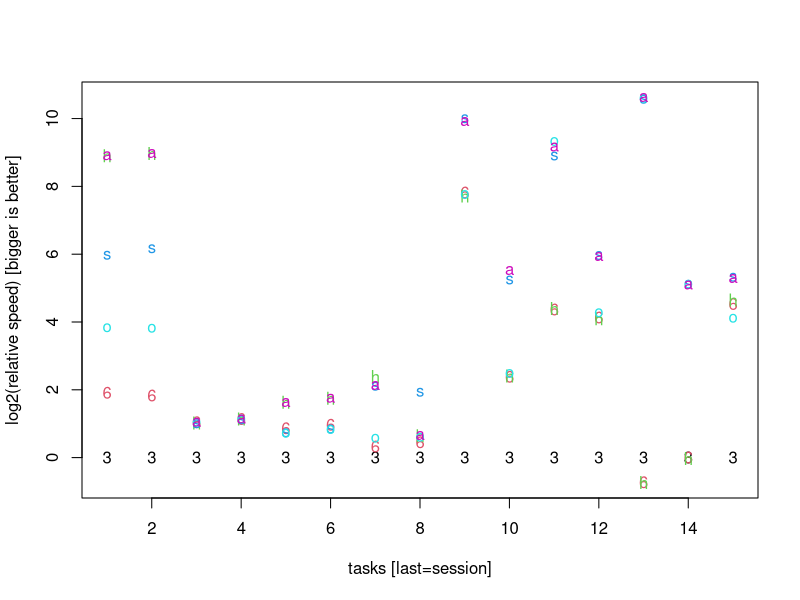
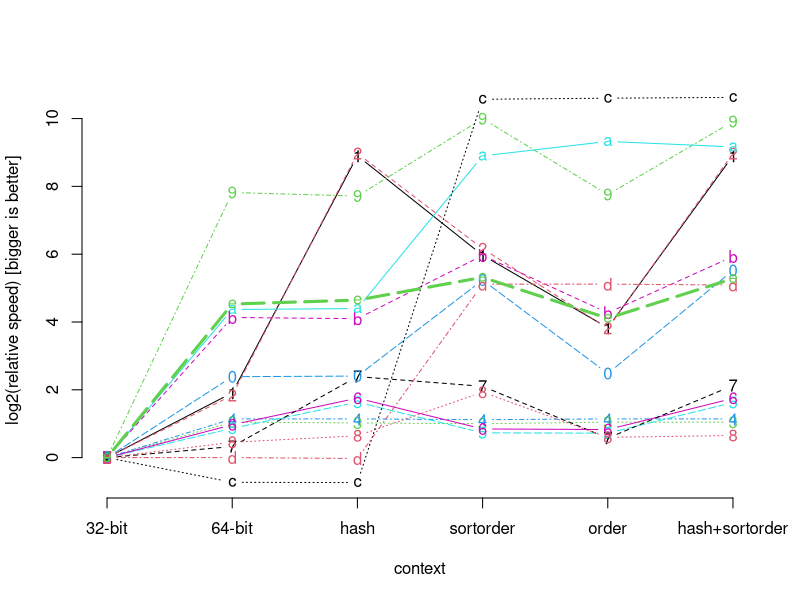

R code for these plots, in order:
# r2py crawler metadata
# package: bit64
# source_type: rd_example
# topic: benchmark64.data.Rd
# source_file: C:\Users\bened\AppData\Local\R\win-library\4.5\bit64\help
# lines: 20

suppressPackageStartupMessages(library(bit64))
data(benchmark64.data)
print(benchmark64.data)
matplot(log2(benchmark64.data[-1,1]/benchmark64.data[-1,])
, pch=c("3", "6", "h", "s", "o", "a")
, xlab="tasks [last=session]"
, ylab="log2(relative speed) [bigger is better]"
)
matplot(t(log2(benchmark64.data[-1,1]/benchmark64.data[-1,]))
, axes=FALSE
, type="b"
, lwd=c(rep(1, 14), 3)
, xlab="context"
, ylab="log2(relative speed) [bigger is better]"
)
axis(1
, labels=c("32-bit", "64-bit", "hash", "sortorder", "order", "hash+sortorder")
, at=1:6
)
axis(2)
